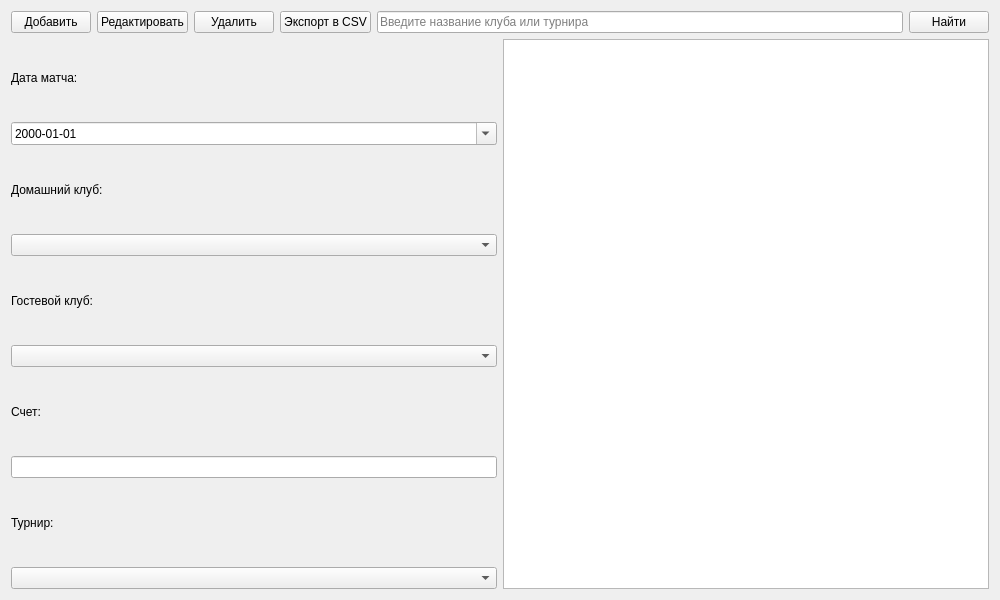
<?xml version="1.0" encoding="UTF-8"?>
<ui version="4.0">
 <class>AdminMatchPage</class>
 <widget class="QWidget" name="AdminMatchPage">
  <property name="geometry">
   <rect>
    <x>0</x>
    <y>0</y>
    <width>1000</width>
    <height>600</height>
   </rect>
  </property>
  <property name="windowTitle">
   <string>Матчи (Администратор)</string>
  </property>
  <layout class="QVBoxLayout" name="verticalLayout">
   <item>
    <layout class="QHBoxLayout" name="topLayout">
     <item>
      <widget class="QPushButton" name="addButton">
       <property name="text">
        <string>Добавить</string>
       </property>
      </widget>
     </item>
     <item>
      <widget class="QPushButton" name="editButton">
       <property name="text">
        <string>Редактировать</string>
       </property>
      </widget>
     </item>
     <item>
      <widget class="QPushButton" name="deleteButton">
       <property name="text">
        <string>Удалить</string>
       </property>
      </widget>
     </item>
     <item>
      <widget class="QPushButton" name="exportButton">
       <property name="text">
        <string>Экспорт в CSV</string>
       </property>
      </widget>
     </item>
     <item>
      <widget class="QLineEdit" name="searchEdit">
       <property name="placeholderText">
        <string>Введите название клуба или турнира</string>
       </property>
      </widget>
     </item>
     <item>
      <widget class="QPushButton" name="searchButton">
       <property name="text">
        <string>Найти</string>
       </property>
      </widget>
     </item>
    </layout>
   </item>
   <item>
    <layout class="QHBoxLayout" name="mainLayout">
     <item>
      <layout class="QVBoxLayout" name="inputFieldsLayout">
       <item>
        <widget class="QLabel" name="dateLabel">
         <property name="text">
          <string>Дата матча:</string>
         </property>
        </widget>
       </item>
       <item>
        <widget class="QDateEdit" name="dateEdit">
         <property name="calendarPopup">
          <bool>true</bool>
         </property>
         <property name="displayFormat">
          <string>yyyy-MM-dd</string>
         </property>
        </widget>
       </item>
       <item>
        <widget class="QLabel" name="homeClubLabel">
         <property name="text">
          <string>Домашний клуб:</string>
         </property>
        </widget>
       </item>
       <item>
        <widget class="QComboBox" name="homeClubComboBox"/>
       </item>
       <item>
        <widget class="QLabel" name="awayClubLabel">
         <property name="text">
          <string>Гостевой клуб:</string>
         </property>
        </widget>
       </item>
       <item>
        <widget class="QComboBox" name="awayClubComboBox"/>
       </item>
       <item>
        <widget class="QLabel" name="scoreLabel">
         <property name="text">
          <string>Счет:</string>
         </property>
        </widget>
       </item>
       <item>
        <widget class="QLineEdit" name="scoreEdit"/>
       </item>
       <item>
        <widget class="QLabel" name="tournamentLabel">
         <property name="text">
          <string>Турнир:</string>
         </property>
        </widget>
       </item>
       <item>
        <widget class="QComboBox" name="tournamentComboBox"/>
       </item>
      </layout>
     </item>
     <item>
      <widget class="QTableView" name="tableView">
       <property name="sortingEnabled">
        <bool>true</bool>
       </property>
      </widget>
     </item>
    </layout>
   </item>
  </layout>
 </widget>
 <resources/>
 <connections/>
</ui>
